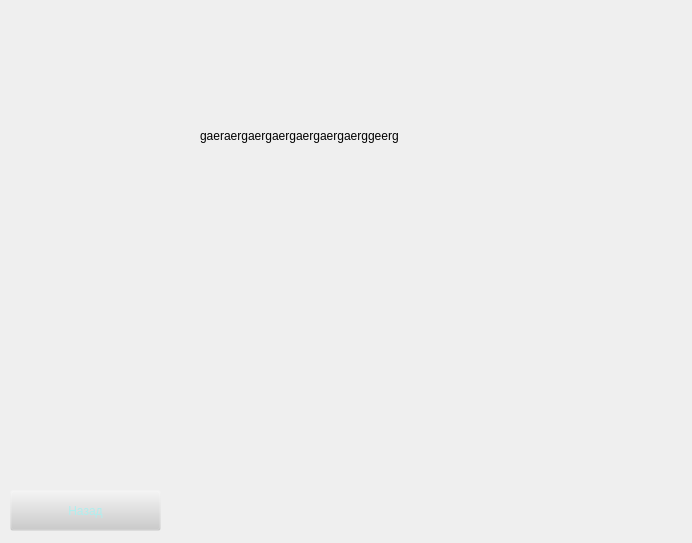
<?xml version="1.0" encoding="UTF-8"?>
<ui version="4.0">
 <class>Form</class>
 <widget class="QWidget" name="Form">
  <property name="geometry">
   <rect>
    <x>0</x>
    <y>0</y>
    <width>692</width>
    <height>543</height>
   </rect>
  </property>
  <property name="windowTitle">
   <string>Form</string>
  </property>
  <widget class="QPushButton" name="back_button">
   <property name="geometry">
    <rect>
     <x>10</x>
     <y>490</y>
     <width>151</width>
     <height>41</height>
    </rect>
   </property>
   <property name="styleSheet">
    <string notr="true">font: 22pt &quot;Berlin Sans FB&quot;; color: rgb(175,238,238);
background-color: rgb(204, 204, 204, 0);</string>
   </property>
   <property name="text">
    <string>Назад</string>
   </property>
  </widget>
  <widget class="QLabel" name="label">
   <property name="geometry">
    <rect>
     <x>200</x>
     <y>20</y>
     <width>301</width>
     <height>231</height>
    </rect>
   </property>
   <property name="text">
    <string>gaeraergaergaergaergaergaerggeerg</string>
   </property>
  </widget>
 </widget>
 <resources/>
 <connections/>
</ui>
